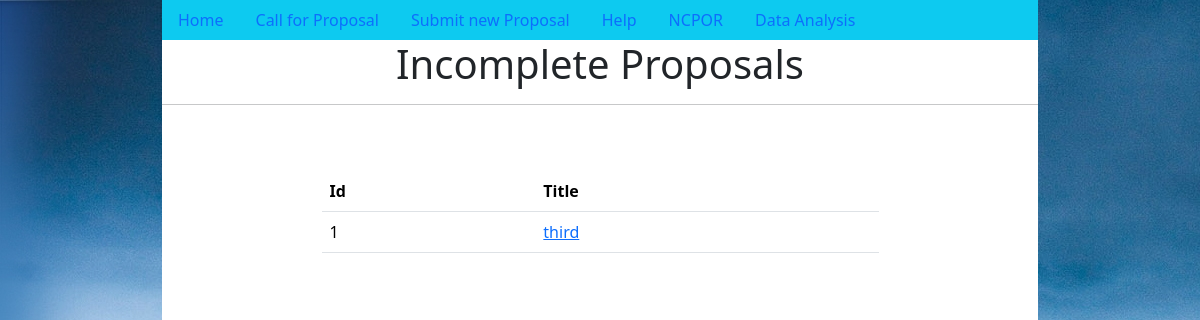
The page /proposals/incomplete (signed in) on the database as committed earlier.
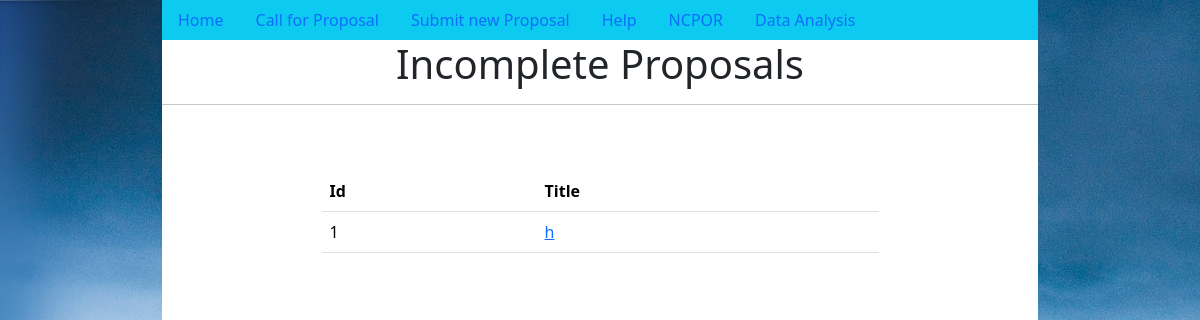
The same page on the database as committed later.
### proposals/models.py (models this page shows)
class IncompleteProposals(models.Model):
    email = models.EmailField()
    title = models.CharField(max_length=50, null=False, unique=True)

### proposals/views.py (the view)
# urls.py: path('incomplete', views.incomplete_proposals),
@login_required
def incomplete_proposals(request):
    try:
        proposals = IncompleteProposals.objects.filter(email=request.user.email)
        proposals = [
            (index + 1, i["title"], i["title"].replace(" ", "_"))
            for index, i in enumerate(proposals.values())
        ]
        print(proposals)
    except IncompleteProposals.DoesNotExist:
        proposals = None
    return render(
        request=request,
        template_name="incomplete.html",
        context={"proposals": proposals},
    )

### proposals/templates/incomplete.html (shortened to what this page needs)
{% extends 'base.html' %}
{% load static %}
{% block head %}Incomplete Proposals{% endblock head %}
{% block content %}
    <div style="width: 75%; margin: auto; padding: 50px;">
        {% if proposals %}
            <table class="table">
                <thead>
                    <tr>
                        <th>Id</th>
                        <th>Title</th>
                    </tr>
                </thead>
                <tbody>
                    {% for index, p, p_link in proposals %}
                        <tr>
                            <td>{{ index }}</td>
                            <td><a href="submit/details/{{ p_link }}/">{{ p }}<a></td>
                        </tr>
                    {% endfor %}
                </tbody>
            </table>
        {% else %}
            No Proposal Incomplete
        {% endif %}
    </div>
{% endblock content %}

Rows that differ between the two databases and show on the page:
removed IncompleteProposals: proposals "third"
Other text that changed with them:
new list line: "1 h"
list line gone: "1"
